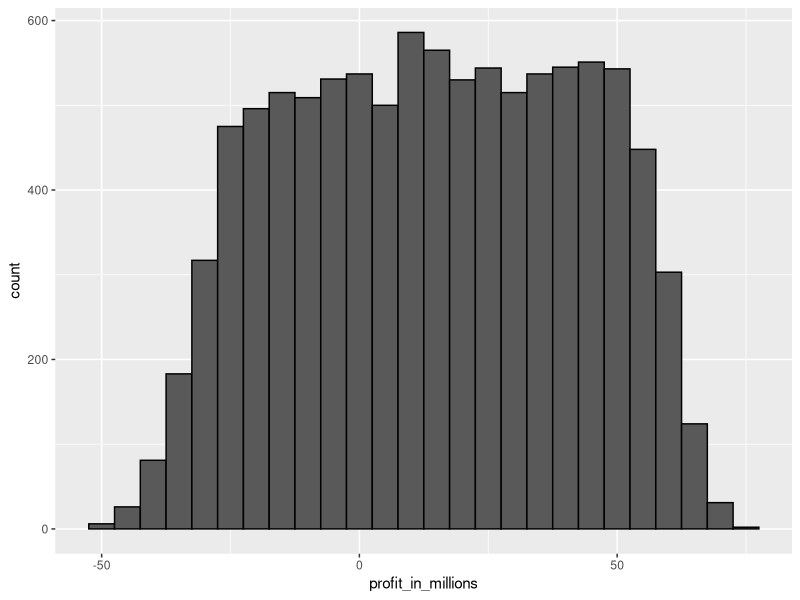

Recreate this plot in R.
#!/usr/bin/env Rscript
suppressPackageStartupMessages(library(tidyverse))

p <- .04
loss_per_foreclosure <- -200000
r <- 0.05
print("Interest on loan:")
x <- r * 180000
x
print("Expected value per loan:")
loss_per_foreclosure * p + x * (1 - p)

print("Calculating number of loans for desired probability of losing money")
z <- qnorm(0.01)
l <- loss_per_foreclosure
n <- ceiling((z^2 * (x - l)^2 * p * (1 - p)) / (l * p + x * (1 - p))^2)
print("number of loans required")
n
print("expected profit over n loans")
n * (loss_per_foreclosure * p + x * (1 - p))

print("Monte Carlo simulation with known default probability")
print("This Monte Carlo simulation estimates the expected profit given a known probability of default 0.4.")

set.seed(100)
B <- 10000
p <- 0.04
x <- 0.05 * 180000
profit <- replicate(B, {
  draws <- sample(c(x, loss_per_foreclosure), n, prob = c(1 - p, p), replace = TRUE)
  sum(draws)
})
print("Expected profit with probability 0.04")
mean(profit)
print("probability of losing money")
mean(profit < 0)

p <- 0.03
profit <- replicate(B, {
  draws <- sample(c(x, loss_per_foreclosure), n, prob = c(1 - p, p), replace = TRUE)
  sum(draws)
})
print("Expected profit with probability 0.03")
mean(profit)
print("probability of losing money")
mean(profit < 0)

p <- 0.05
profit <- replicate(B, {
  draws <- sample(c(x, loss_per_foreclosure), n, prob = c(1 - p, p), replace = TRUE)
  sum(draws)
})
print("Expected profit with probability 0.05")
mean(profit)
print("probability of losing money")
mean(profit < 0)

print("Monte Carlo simulation with unknown default probability")
print("This Monte Carlo simulation estimates the expected profit given an unknown probability of default , modeling the situation where an event changes the probability of default for all borrowers simultaneously.")

p <- 0.04
x <- 0.05 * 180000
profit <- replicate(B, {
  new_p <- 0.04 + sample(seq(-0.01, 0.01, length = 100), 1)
  draws <- sample(c(x, loss_per_foreclosure), n,
    prob = c(1 - new_p, new_p), replace = TRUE
  )
  sum(draws)
})
print("expected profit")
mean(profit)
print("probability of losing money")
mean(profit < 0)
print("probability of losing more than 10 million")
mean(profit < -10000000)

data.frame(profit_in_millions = profit / 10^6) %>%
  ggplot(aes(profit_in_millions)) +
  geom_histogram(color = "black", binwidth = 5)
